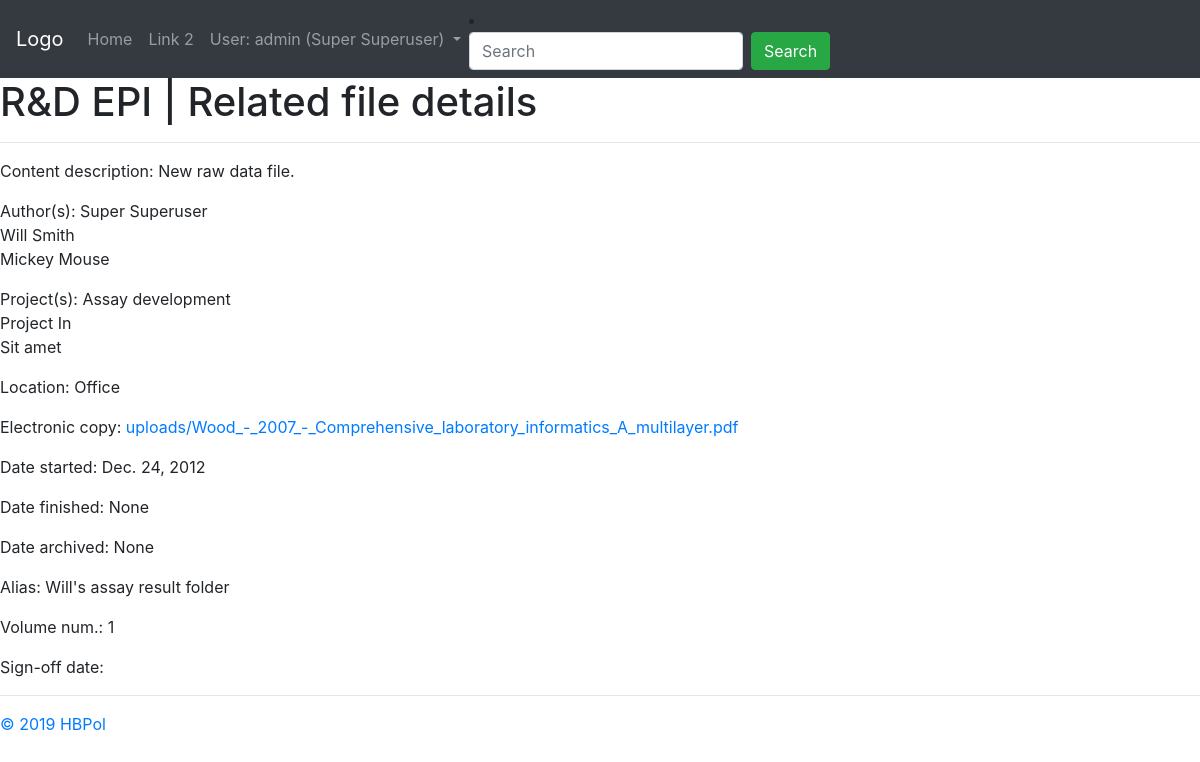
/coreapp/relatedfile/10 (signed in), run on the app's committed database.
### coreapp/models.py (models this page shows, shortened)
class User (AbstractUser):
    date_left = models.DateField(null=True, blank=True)
    def __str__(self):
        return self.get_full_name()

class Document(models.Model):
    author = models.ForeignKey(settings.AUTH_USER_MODEL, on_delete=models.SET_NULL, blank=True, null=True, verbose_name="Main author")
    project = models.ForeignKey(Project, on_delete=models.SET_NULL, blank=True, null=True, verbose_name="Associated project")
    title = models.TextField("Document title")
    location = models.ForeignKey(Location, on_delete=models.SET_NULL, blank=True, null=True, verbose_name="Hard copy location")
    document_code = models.CharField("Document code (e.g. study plan, report... )", max_length=3, choices=DOCUMENT_CODE, default='OTH')
    efile = models.FileField("Scanned copy", upload_to='uploads/', null=True, blank=True)
    class Meta:
        abstract = True

class RelatedFile(Document):
    author = models.ManyToManyField(settings.AUTH_USER_MODEL, verbose_name="Author(s)")
    project = models.ManyToManyField(Project, verbose_name="Associated project(s)")
    date_started = models.DateField("Date started", null=True, blank=True)
    date_finished = models.DateField("Date finished", null=True, blank=True)
    date_archived = models.DateField("Date archived", null=True, blank=True)
    alias = models.CharField("Alias (other names this file may be known as)", max_length=512, null=True, blank=True)
    vol_num = models.IntegerField("Volume number", null=True, blank=True)
    document_code = 'RDF'

class Project(models.Model):
    name = models.CharField("Project name", max_length=128)
    leader = models.ForeignKey(settings.AUTH_USER_MODEL, on_delete=models.SET_NULL, blank=True, null=True, verbose_name="Project leader")
    prefix = models.CharField("Project code", max_length=8)
    def __str__(self):
        return self.name

class Location(models.Model):
    name = models.CharField("Room", max_length=16, null=True, blank=True)
    room_num = models.CharField("Room number", max_length=16, null=True, blank=True)
    def __str__(self):
        return self.name

### coreapp/views.py (the view)
# urls.py: path('relatedfile/<int:id>', views.relatedfile_detail, name='relatedfile-detail'),
@login_required
def relatedfile_detail(request, id):
    relatedfile = RelatedFile.objects.get(id=id)
    context = {'relatedfile': relatedfile, 'page_title': 'R&D EPI | Related file details'}
    return render(request, 'coreapp/relatedfile_detail.html', context)

### coreapp/templates/coreapp/relatedfile_detail.html
{% extends 'coreapp/base_generic.html' %}
{% block content %}
	<h1>{{ page_title }}</h1>
	<hr>
	<p>Content description: {{ relatedfile.title }}</p>
	<p>Author(s): {% for author in relatedfile.author.all %}{{author}}<br>{% endfor %}</p>
	<p>Project(s): {% for project in relatedfile.project.all %}{{ project }}<br>{% endfor %}</p>
	<p>Location: {{ relatedfile.location }}</p>
	<p>Electronic copy: <a href="{{ MEDIA_URL }}{{ relatedfile.efile }}">{{ relatedfile.efile }}</a></p>
	<p>Date started: {{ relatedfile.date_started }}</p>
	<p>Date finished: {{ relatedfile.date_finished }}</p>
	<p>Date archived: {{ relatedfile.date_archived }}</p>
	<p>Alias: {{ relatedfile.alias }}</p>
	<p>Volume num.: {{ relatedfile.vol_num }}</p>
	<p>Sign-off date: {{ relatedfile.sign_date }}</p>
{% endblock %}

### coreapp/templates/coreapp/base_generic.html (shortened to what this page needs)
<!DOCTYPE html>
<html>
<head>
	<link rel="stylesheet" href="https://stackpath.bootstrapcdn.com/bootstrap/4.3.1/css/bootstrap.min.css">
</head>
<body>
	<nav class="navbar navbar-expand-sm bg-dark navbar-dark">
		<a class="navbar-brand" href="#">Logo</a>
		<ul class="navbar-nav">
			<li class="nav-item">
				<a class="nav-link" href="{% url 'home' %}">Home</a>
			</li>
			<li class="nav-item">
				<a class="nav-link" href="#">Link 2</a>
			</li>
			<li class="nav-item dropdown">
			<a class="nav-link dropdown-toggle" href="#" id="navbardrop" data-toggle="dropdown">
				{% if user.is_authenticated %}
					User: {{ user.username }} ({{ user }})
				{% endif %}
			</a>
			</li>
		</ul>
		<li class="nav-item">
			<form class="form-inline" action="">
				<input class="form-control mr-sm-2" type="text" placeholder="Search">
				<button class="btn btn-success" type="submit">Search</button>
			</form>
		</li>
	</nav>
	{% block content %}
	{% endblock %}
	{% block footer %}
	<hr>
	<a href="https://github.com/HBPol">&copy; 2019 HBPol</a>
	{% endblock %}
</body>
</html>

### data on the page
User: username "admin", first_name+last_name "Super Superuser"
RelatedFile: title "New raw data file.", location "Office", efile "uploads/Wood_-_2007_-_Comprehensive_laboratory_informatics_A_multilayer.pdf", date_started "Dec. 24, 2012", date_finished "None", date_archived "None", alias "Will's assay result folder", vol_num "1"
User: first_name+last_name "Will Smith"
User: first_name+last_name "Mickey Mouse"
Project: name "Assay development"
Project: name "Project In"
Project: name "Sit amet"

### other printed values
{{ page_title }} "R&D EPI | Related file details"
